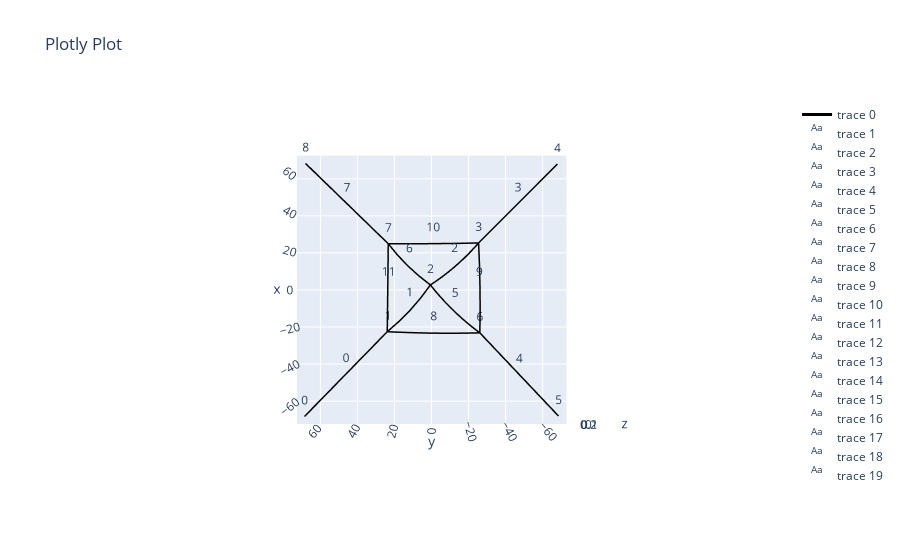
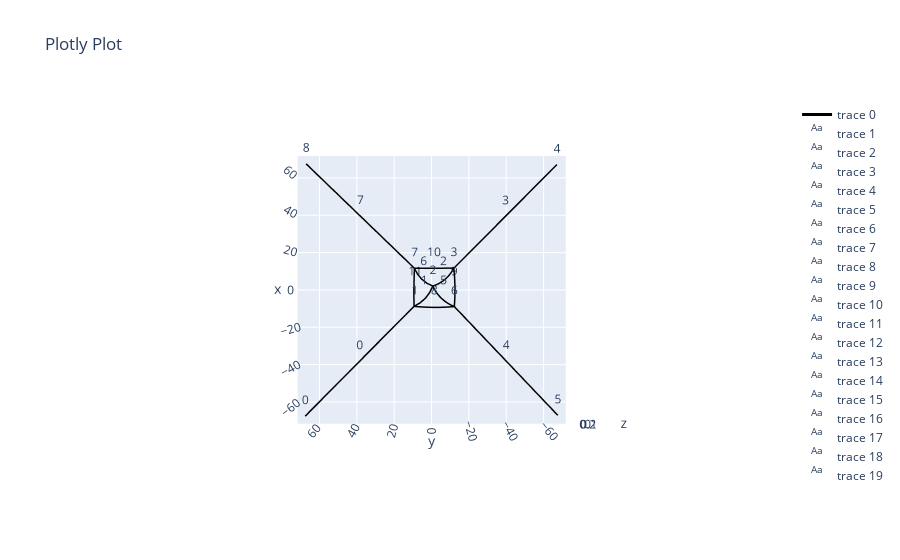

These figures' notebook cell, in order:
### Markdown cell above
Generate specimens making inner part iteratively smaller

### Code cell
q0 = q.copy()
q_scalars_connector = [.8, .6, .4, .35]
q_scalars_ring = [ 1.5, 4, 6, 13]
q_scalars_cross = [2, 3, 5, 14]
for q_scalar_ring, q_scalar_cross, q_scalar_connector in zip(q_scalars_ring, q_scalars_cross, q_scalars_connector):
    q_new = q.copy()
    q_new[paths[2]]*= q_scalar_ring
    q_new[center_cross_path] *= q_scalar_cross
    q_new[connector_path] *= q_scalar_connector
    net.update_shape(q_new)
    l0, l_scalar = net.materialize_nonlinear(A, stress_data, strain_data, interpolation_kind = 'cubic')
    net.initialize_shape_optimizer(function_type = 'standard',  method = 'Gauss-Seidel',options ={"maxiter": 1000, "damping": .1, "correction_scalar": 1.5, "tol": 1e-6})
    net.optimize_vertices()
    reference_point = [0,0,0]                         # The network will be scaler relative to this point
    net.scale_vertices(reference_point, net.l_scalar, account_for_leafs = True) # If you don't provide a scalar, it will use network.l_scalar automatically
    R, th = net.arc_param()
    xyz = net.arc_points(n = 10)
    net.auto_flip_curves(n = 10)        # Automatically flip the curvature of the edges. Directions will become 1, -1, 1, -1, ...
    net.flip_curves()                   # Flip all the edges.
    net.flip_curves([2, 5, 8], n = 10)
    net.jump_at_intersection(intersection_width = printing_params['d_nozzle']*1.5, intersection_height = printing_params['layer_height'], interpolation_function=None) 
    net.net_plot(color=True, plot_type='arcs', elables=True, vlabels = True)
    net.all_loop_to_path(start_loop_bools, end_loop_bools, L_loop, alpha_loop, n_points)
    net.save_network(os.path.join(BYU_UW_root, 'networks', model_name + f'_loop_size_q_{q_scalar_ring, q_scalar_cross, q_scalar_connector}.pkl'))
    print(f"l_scalar: {l_scalar}, max stress: {np.max(net.f)/TPU_nl['A']}")

    g_code = replace_brackets(start_gcode, temperature_settings)
    g_code += make_purge_line(g_code, printing_params, gen, point0, point1, comment='Purge line')
    g_code += make_purge_line(g_code, printing_params, gen, point2, point3, comment='Purge line')
    g_code += add_net_to_gcode(g_code, printing_params, gen, net)

    g_code += end_gcode
    with open(os.path.join('DATA', 'generated_gcodes', model_name + f'_loop_size_q_{q_scalar_ring, q_scalar_cross, q_scalar_connector}.gcode'), "w") as g_code_file:
        g_code_file.write(g_code)

### Figure 1 — Plotly figure (JSON) as saved in the notebook; plotly's stock layout.template omitted (floating-point values rounded to 4 significant figures)
{"data": [{"line": {"color": "black", "width": 3}, "mode": "lines", "type": "scatter3d", "x": [-68.34, -56.89, -45.44, -33.99, -22.54, null, -22.54, -16.86, -10.74, -4.211, 2.693, null, 2.693, 4.84, 7.084, 9.425, 11.86, 14.38, 17.0, 19.7, 22.48, 25.35, null, 25.35, 36.0, 46.66, 57.31, 67.97, null, -68.11, -56.88, -45.64, -34.4, -23.17, null, -23.17, -20.66, -18.06, -15.36, -12.57, -9.685, -6.715, -3.661, -0.5235, 2.693, null, 2.693, 7.619, 12.99, 18.77, 24.94, null, 24.94, 35.77, 46.61, 57.44, 68.27, null, -22.54, -22.8, -23.0, -23.16, -23.28, -23.35, -23.37, -23.35, -23.28, -23.17, null, -23.17, -11.04, 1.096, 13.22, 25.35, null, 25.35, 25.12, 24.98, 24.92, 24.94, null, 24.94, 13.07, 1.198, -10.67, -22.54, null], "y": [68.57, 57.39, 46.21, 35.03, 23.85, null, 23.85, 17.38, 11.32, 5.712, 0.569, null, 0.569, -2.62, -5.74, -8.79, -11.76, -14.66, -17.48, -20.22, -22.87, -25.43, null, -25.43, -36.07, -46.7, -57.34, -67.97, null, -68.61, -57.99, -47.36, -36.74, -26.11, null, -26.11, -22.82, -19.59, -16.45, -13.4, -10.42, -7.537, -4.741, -2.039, 0.569, null, 0.569, 6.85, 12.76, 18.26, 23.32, null, 23.32, 34.49, 45.66, 56.83, 67.99, null, 23.85, 18.3, 12.75, 7.201, 1.65, -3.902, -9.455, -15.01, -20.56, -26.11, null, -26.11, -26.27, -26.21, -25.93, -25.43, null, -25.43, -13.24, -1.055, 11.13, 23.32, null, 23.32, 23.45, 23.59, 23.72, 23.85, null], "z": [0, 0, 0, 0, 0, null, 0, 0, 0, 0, 0, null, 0, 0, 0, 0, 0, 0, 0, 0, 0, 0, null, 0, 0, 0, 0, 0, null, 0, 0, 0, 0, 0, null, 0, 0, 0, 0, 0, 0, 0, 0, 0, 0.2, null, 0.2, 0, 0, 0, 0, null, 0, 0, 0, 0, 0, null, 0.2, 0, 0, 0, 0, 0, 0, 0, 0, 0.2, null, 0.2, 0, 0, 0, 0.2, null, 0.2, 0, 0, 0, 0.2, null, 0.2, 0, 0, 0, 0.2, null]}, {"mode": "text", "text": ["0"], "type": "scatter3d", "x": [-45.44], "y": [46.21], "z": [0]}, {"mode": "text", "text": ["1"], "type": "scatter3d", "x": [-9.925], "y": [12.21], "z": [0]}, {"mode": "text", "text": ["2"], "type": "scatter3d", "x": [14.02], "y": [-12.43], "z": [0]}, {"mode": "text", "text": ["3"], "type": "scatter3d", "x": [46.66], "y": [-46.7], "z": [0]}, {"mode": "text", "text": ["4"], "type": "scatter3d", "x": [-45.64], "y": [-47.36], "z": [0]}, {"mode": "text", "text": ["5"], "type": "scatter3d", "x": [-10.24], "y": [-12.77], "z": [0]}, {"mode": "text", "text": ["6"], "type": "scatter3d", "x": [13.82], "y": [11.95], "z": [0]}, {"mode": "text", "text": ["7"], "type": "scatter3d", "x": [46.61], "y": [45.66], "z": [0]}, {"mode": "text", "text": ["8"], "type": "scatter3d", "x": [-22.86], "y": [-1.132], "z": [0]}, {"mode": "text", "text": ["9"], "type": "scatter3d", "x": [1.089], "y": [-25.77], "z": [0]}, {"mode": "text", "text": ["10"], "type": "scatter3d", "x": [25.14], "y": [-1.054], "z": [0]}, {"mode": "text", "text": ["11"], "type": "scatter3d", "x": [1.198], "y": [23.59], "z": [0]}, {"mode": "text", "text": ["0"], "type": "scatter3d", "x": [-68.34], "y": [68.57], "z": [0]}, {"mode": "text", "text": ["1"], "type": "scatter3d", "x": [-22.54], "y": [23.85], "z": [0]}, {"mode": "text", "text": ["2"], "type": "scatter3d", "x": [2.693], "y": [0.569], "z": [0]}, {"mode": "text", "text": ["3"], "type": "scatter3d", "x": [25.35], "y": [-25.43], "z": [0]}, {"mode": "text", "text": ["4"], "type": "scatter3d", "x": [67.97], "y": [-67.97], "z": [0]}, {"mode": "text", "text": ["5"], "type": "scatter3d", "x": [-68.11], "y": [-68.61], "z": [0]}, {"mode": "text", "text": ["6"], "type": "scatter3d", "x": [-23.17], "y": [-26.11], "z": [0]}, {"mode": "text", "text": ["7"], "type": "scatter3d", "x": [24.94], "y": [23.32], "z": [0]}, {"mode": "text", "text": ["8"], "type": "scatter3d", "x": [68.27], "y": [67.99], "z": [0]}], "layout": {"scene": {"aspectmode": "data", "camera": {"eye": {"x": 0, "y": 0, "z": 15}}}, "title": {"text": "Plotly Plot"}}}

### Figure 2 — Plotly figure (JSON) as saved in the notebook; plotly's stock layout.template omitted (floating-point values rounded to 4 significant figures)
{"data": [{"line": {"color": "black", "width": 3}, "mode": "lines", "type": "scatter3d", "x": [-67.62, -52.91, -38.2, -23.48, -8.77, null, -8.77, -6.89, -4.385, -1.359, 2.065, null, 2.065, 2.641, 3.357, 4.206, 5.181, 6.276, 7.481, 8.787, 10.18, 11.66, null, 11.66, 25.52, 39.38, 53.25, 67.11, null, -67.18, -52.62, -38.05, -23.48, -8.913, null, -8.913, -8.177, -7.302, -6.294, -5.161, -3.911, -2.553, -1.097, 0.446, 2.065, null, 2.065, 3.608, 5.78, 8.485, 11.6, null, 11.6, 25.59, 39.57, 53.56, 67.54, null, -8.77, -8.987, -9.153, -9.269, -9.335, -9.351, -9.317, -9.232, -9.098, -8.913, null, -8.913, -3.771, 1.379, 6.526, 11.66, null, 11.66, 11.64, 11.63, 11.62, 11.6, null, 11.6, 6.511, 1.418, -3.677, -8.77, null], "y": [67.71, 53.13, 38.54, 23.96, 9.377, null, 9.377, 6.089, 3.247, 0.969, -0.6521, null, -0.6521, -2.24, -3.771, -5.232, -6.611, -7.898, -9.082, -10.15, -11.11, -11.93, null, -11.93, -25.73, -39.54, -53.34, -67.14, null, -67.64, -53.78, -39.92, -26.06, -12.2, null, -12.2, -10.54, -8.949, -7.44, -6.024, -4.709, -3.506, -2.424, -1.47, -0.6521, null, -0.6521, 2.512, 5.283, 7.536, 9.172, null, 9.172, 23.68, 38.19, 52.69, 67.2, null, 9.377, 6.986, 4.592, 2.194, -0.2057, -2.606, -5.007, -7.406, -9.802, -12.2, null, -12.2, -12.48, -12.53, -12.35, -11.93, null, -11.93, -6.654, -1.379, 3.897, 9.172, null, 9.172, 9.347, 9.439, 9.449, 9.377, null], "z": [0, 0, 0, 0, 0, null, 0, 0, 0, 0, 0, null, 0, 0, 0, 0, 0, 0, 0, 0, 0, 0, null, 0, 0, 0, 0, 0, null, 0, 0, 0, 0, 0, null, 0, 0, 0, 0, 0, 0, 0, 0, 0, 0.2, null, 0.2, 0, 0, 0, 0, null, 0, 0, 0, 0, 0, null, 0.2, 0, 0, 0, 0, 0, 0, 0, 0, 0.2, null, 0.2, 0, 0, 0, 0.2, null, 0.2, 0, 0, 0, 0.2, null, 0.2, 0, 0, 0, 0.2, null]}, {"mode": "text", "text": ["0"], "type": "scatter3d", "x": [-38.2], "y": [38.54], "z": [0]}, {"mode": "text", "text": ["1"], "type": "scatter3d", "x": [-3.353], "y": [4.363], "z": [0]}, {"mode": "text", "text": ["2"], "type": "scatter3d", "x": [6.862], "y": [-6.291], "z": [0]}, {"mode": "text", "text": ["3"], "type": "scatter3d", "x": [39.38], "y": [-39.54], "z": [0]}, {"mode": "text", "text": ["4"], "type": "scatter3d", "x": [-38.05], "y": [-39.92], "z": [0]}, {"mode": "text", "text": ["5"], "type": "scatter3d", "x": [-3.424], "y": [-6.424], "z": [0]}, {"mode": "text", "text": ["6"], "type": "scatter3d", "x": [6.834], "y": [4.26], "z": [0]}, {"mode": "text", "text": ["7"], "type": "scatter3d", "x": [39.57], "y": [38.19], "z": [0]}, {"mode": "text", "text": ["8"], "type": "scatter3d", "x": [-8.842], "y": [-1.409], "z": [0]}, {"mode": "text", "text": ["9"], "type": "scatter3d", "x": [1.373], "y": [-12.06], "z": [0]}, {"mode": "text", "text": ["10"], "type": "scatter3d", "x": [11.63], "y": [-1.379], "z": [0]}, {"mode": "text", "text": ["11"], "type": "scatter3d", "x": [1.416], "y": [9.275], "z": [0]}, {"mode": "text", "text": ["0"], "type": "scatter3d", "x": [-67.62], "y": [67.71], "z": [0]}, {"mode": "text", "text": ["1"], "type": "scatter3d", "x": [-8.77], "y": [9.377], "z": [0]}, {"mode": "text", "text": ["2"], "type": "scatter3d", "x": [2.065], "y": [-0.6521], "z": [0]}, {"mode": "text", "text": ["3"], "type": "scatter3d", "x": [11.66], "y": [-11.93], "z": [0]}, {"mode": "text", "text": ["4"], "type": "scatter3d", "x": [67.11], "y": [-67.14], "z": [0]}, {"mode": "text", "text": ["5"], "type": "scatter3d", "x": [-67.18], "y": [-67.64], "z": [0]}, {"mode": "text", "text": ["6"], "type": "scatter3d", "x": [-8.913], "y": [-12.2], "z": [0]}, {"mode": "text", "text": ["7"], "type": "scatter3d", "x": [11.6], "y": [9.172], "z": [0]}, {"mode": "text", "text": ["8"], "type": "scatter3d", "x": [67.54], "y": [67.2], "z": [0]}], "layout": {"scene": {"aspectmode": "data", "camera": {"eye": {"x": 0, "y": 0, "z": 15}}}, "title": {"text": "Plotly Plot"}}}
